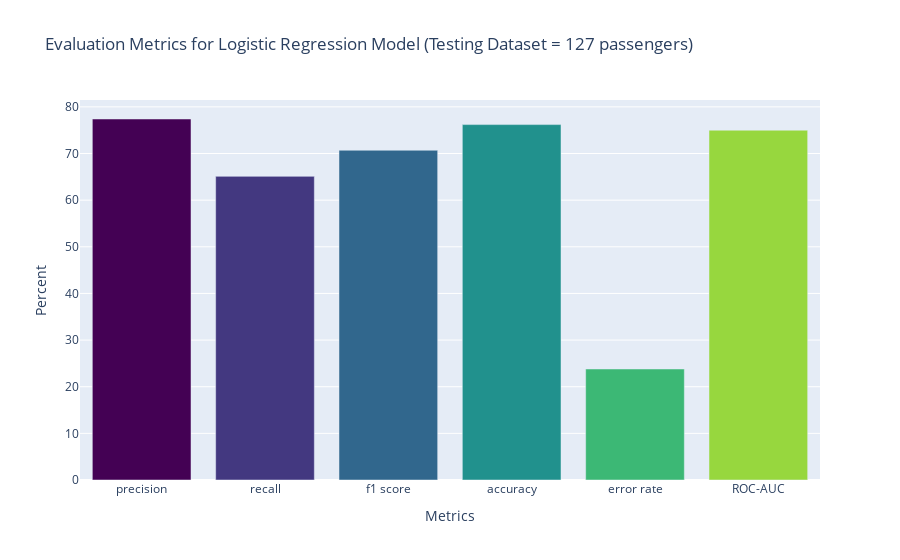

Source (notebook cell):
### Code cell
# Convert that into a visualization.
mydata = [go.Bar(
    x=list(evals.keys()),
    y=list(evals.values()),
    marker=dict(color=Viridis[::12])
)]

mylayout = go.Layout(
    title='Evaluation Metrics for Logistic Regression Model (Testing Dataset = 127 passengers)',
    xaxis = {'title': 'Metrics'},
    yaxis = {'title': 'Percent'}, 

)
fig = go.Figure(data=mydata, layout=mylayout)
fig

### Figure 1 — Plotly figure (JSON) as saved in the notebook; plotly's stock layout.template omitted (floating-point values rounded to 4 significant figures)
{"data": [{"marker": {"color": ["#440154", "#433880", "#31678d", "#21918d", "#3cb875", "#97d73e"]}, "type": "bar", "x": ["precision", "recall", "f1 score", "accuracy", "error rate", "ROC-AUC"], "y": [77.4, 65.1, 70.7, 76.2, 23.8, 75]}], "layout": {"autosize": true, "title": {"text": "Evaluation Metrics for Logistic Regression Model (Testing Dataset = 127 passengers)"}, "xaxis": {"autorange": true, "range": [-0.5, 5.5], "title": {"text": "Metrics"}, "type": "category"}, "yaxis": {"autorange": true, "range": [0, 81.47], "title": {"text": "Percent"}, "type": "linear"}}}
